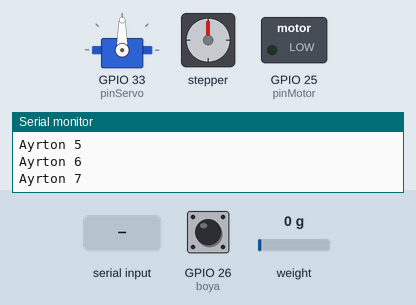
Simulated run of this program. Board: ESP32. On the bench: servo, stepper motor, switched loads named in the program (green lamp = pin HIGH), the last lines printed to the serial monitor. The test bench sets the inputs (shaded band); at power-on: weight on the scale 0 g, GPIO 26 (boya) HIGH. The audio player accepts every command and is not drawn; stepper angles assume 200 steps per turn.

Above: at 2.7 s.
2.8 s: "2\n" received over the second serial link
At 2.95 s:
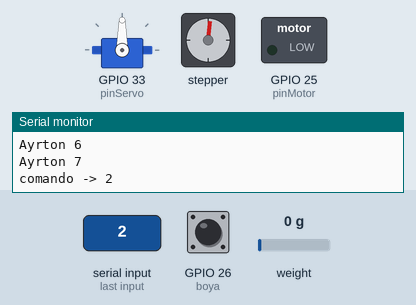
At 3.55 s:
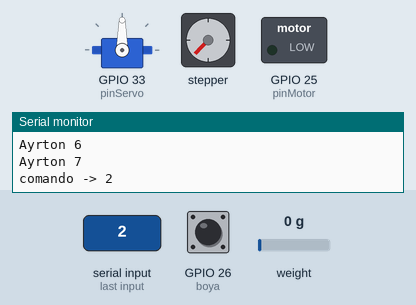
6.3 s: weight on the scale set to 26 g
11.6 s: weight on the scale set to 33 g
13.1 s: "2\n" received over the second serial link
At 15.2 s:
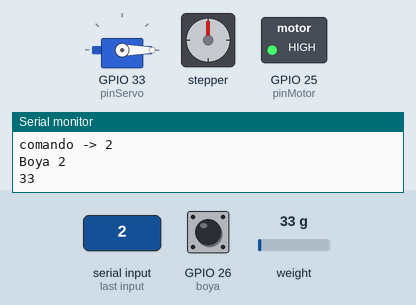
Timing chart, 0 to 16.5 s (numbered marks = the images above; inputs shaded):
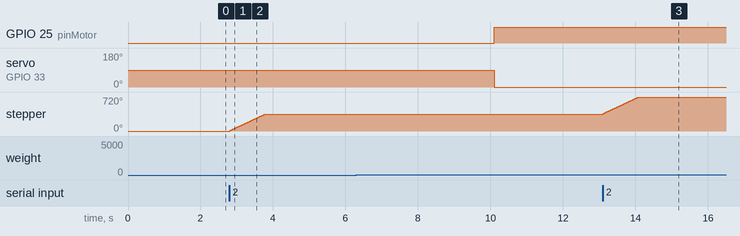

Measured:
- after the input at 2.8 s, stepper: turns 360° clockwise in 0.98 s, starting at once
- after the input at 13.1 s, stepper: turns 360° clockwise in 0.98 s, starting at once

The program:

main.cpp
```cpp
#include <Arduino.h>
#include "ESP32_Servo.h"
#include "HX711.h"
#include "DFRobotDFPlayerMini.h"
#include <Stepper.h>
// 34 y 39 no se usan
#define pasosDisp 200
#define boya 26
#define frecAgua 3000
#define pinServo 33
#define pinMotor 25
#define LED_BUILTIN 2


u_long t_ant = 0;
u_long t_ant2 = 0;
uint16_t frecuenciaPeso = 10000;
long peso = 0;
int comando = 0;
// HX711 circuit wiring
const int LOADCELL_DOUT_PIN = 35;
const int LOADCELL_SCK_PIN = 32;

DFRobotDFPlayerMini parlante;
HX711 balanza;
Servo compuerta;
Stepper dispensador(pasosDisp, 27, 14, 12, 13);

void setup() {
  Serial.begin(115200);
  dispensador .setSpeed(60);
  Serial.println("Setup 1");
  Serial1.begin(9600);
  Serial2.begin(9600);
  pinMode(boya, INPUT_PULLUP);
  pinMode(pinMotor, OUTPUT);
  Serial.println("Setup 3");
  parlante.begin(Serial1,0,0);
  Serial.println("INIT");
  parlante.volume(30);
  Serial.println("Ayrton 1");
  compuerta.attach(pinServo, 500, 2400);
  Serial.println("Ayrton 2");
  compuerta.write(90);
  Serial.println("Ayrton 4");
  balanza.begin(LOADCELL_DOUT_PIN, LOADCELL_SCK_PIN);
  Serial.println("Ayrton 5");
  balanza.tare(10); // Poner balanza en 0
  Serial.println("Ayrton 6");
  balanza.set_scale(-95); // Poner en gramos
  Serial.println("Ayrton 7");
  t_ant = millis();
}

void loop() {
  if (millis() > t_ant + frecAgua) {
    if (digitalRead(boya) == 0){
      Serial.print("Boya ");
      Serial.println(1);
    } else {
      Serial.print("Boya ");
      Serial.println(2);
    }
    t_ant = millis();
  }
  if (millis() > t_ant2 + frecuenciaPeso) {
    if (balanza.wait_ready_timeout(1000)) {
      peso = balanza.get_units(1);
      Serial.println(peso);
      if (peso < 30) {
        frecuenciaPeso = 700;
        compuerta.write(0);
        digitalWrite(pinMotor, 1);
      } else if (peso > 200) {
        compuerta.write(90);
        digitalWrite(pinMotor, 0);
        frecuenciaPeso = 10000;
      }
    }
    t_ant2 = millis();
  }
  if (Serial2.available()) {
    int in = Serial2.parseInt();
    Serial.print("comando -> ");
    Serial.println(in);
    switch (in)
    {
    case 1: // No premio
      break;
    case 2: // Premio
      dispensador.step(pasosDisp);
      break;
    case 3: // Comida
      frecuenciaPeso = 2000;
      compuerta.write(0);
      digitalWrite(pinMotor, 1);
      break;
    case 4: // Musica
      parlante.play();
      break;
    case 5: // Mute musica
      parlante.pause();
      break;
    Serial.println(in);
    in = 0;
    }
  }
}
```
